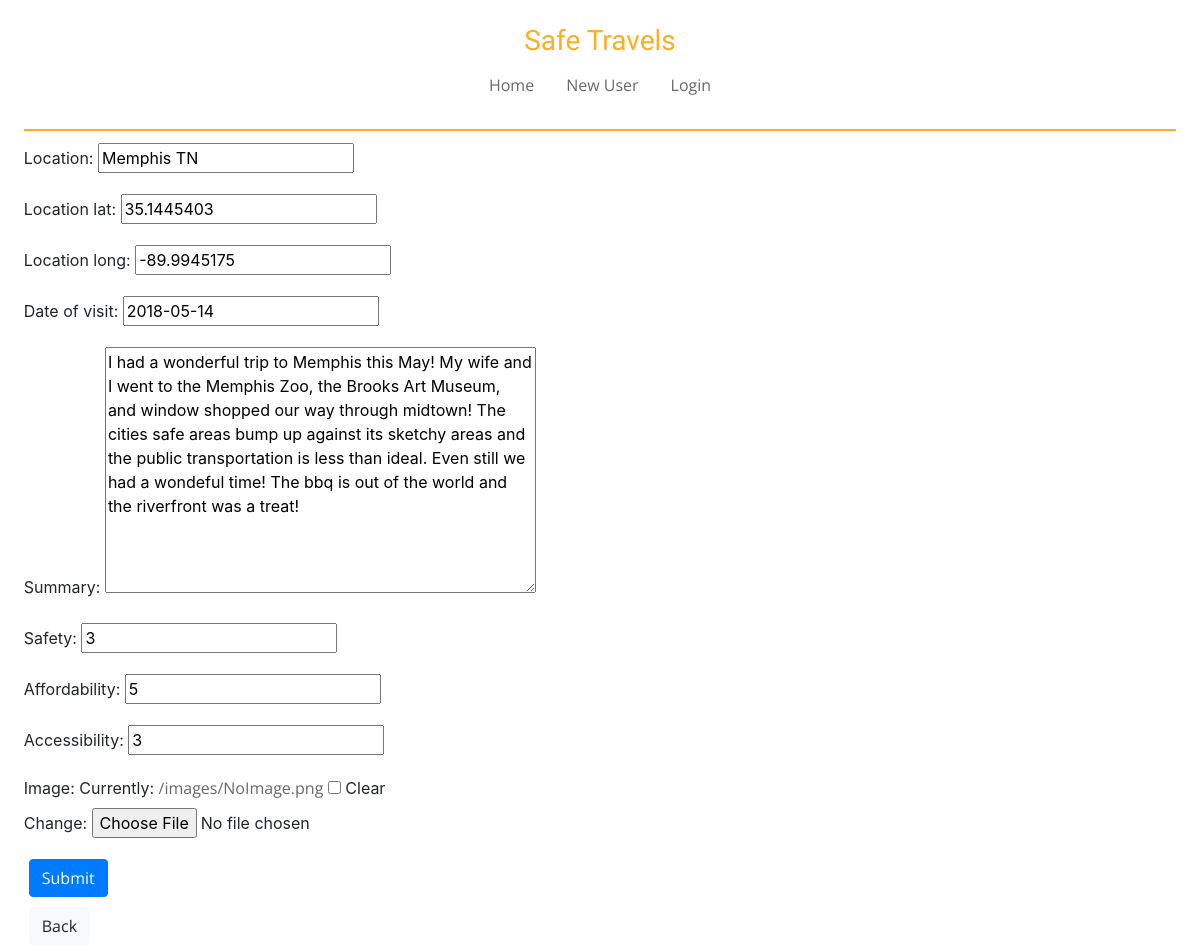
/editLog/16, run on the app's committed database.
### travelApp/models.py (models this page shows, shortened)
class LocationLog(models.Model):
    location = models.CharField(max_length=500, default='')
    location_lat = models.FloatField(default=0)
    location_long = models.FloatField(default=0)
    date_of_visit = models.DateField(default=date.today)
    summary = models.TextField(default='')
    safety = models.PositiveSmallIntegerField(default=1)
    affordability = models.PositiveSmallIntegerField(default=1)
    accessibility = models.PositiveSmallIntegerField(default=1)
    image = models.ImageField(upload_to='images', null=True, blank=True)
    userModel_fk = models.ForeignKey(UserModel, on_delete=models.CASCADE, null=True, blank=True)

### travelApp/views.py (the view)
# urls.py: path('editLog/<int:logID>', views.editLog, name='editLog'),
def editLog(request, logID):
    log = get_object_or_404(LocationLog, pk=logID)
    form = LogForm(request.POST or None, request.FILES or None, instance=log)
    if request.method == 'POST':
        if form.is_valid():
            form.save()
            return redirect('myLogs')
    context = {
        'form': form,
    }
    return render(request, 'travelApp/editLog.html', context)

### travelApp/forms.py (shortened to what this page needs)
class LogForm(forms.ModelForm):
    class Meta:
        model = LocationLog
        exclude = ['userModel_fk']

### travelApp/templates/travelApp/editLog.html (shortened to what this page needs)
{% extends 'travelApp/base.html' %}
{% block content %}
<form method="POST" enctype="multipart/form-data">
    {{ form.as_p }}
    <button class="btn btn-primary">Submit</button>
</form>
<a href="{% url 'myLogs' %}"><button type="button" class="btn btn-light">Back</button></a>
{% endblock %}

### travelApp/static/travelApp/css/base.css (style rules this page uses)
html, body { height: 100%; margin: 1%; padding-bottom: 1%; }
a { font-family: 'Open Sans', sans-serif; color: rgb(104, 104, 104); }
button { font-family: 'Open Sans', sans-serif; margin: 5px; }

### data on the page
LocationLog: location "Memphis TN", location_lat "35.1445403", location_long "-89.9945175", date_of_visit "2018-05-14", summary "I had a wonderful trip to Memphis this May! My wife and I went to the Memphis Zoo, the Brooks Art Museum, and window shopped our way through midtown! The cities safe areas bump up against its sketchy areas and the public transportation is less than ideal. Even still we had a wondeful time! The bbq is out of the world and the riverfront was a treat!", safety "3", affordability "5", accessibility "3"
